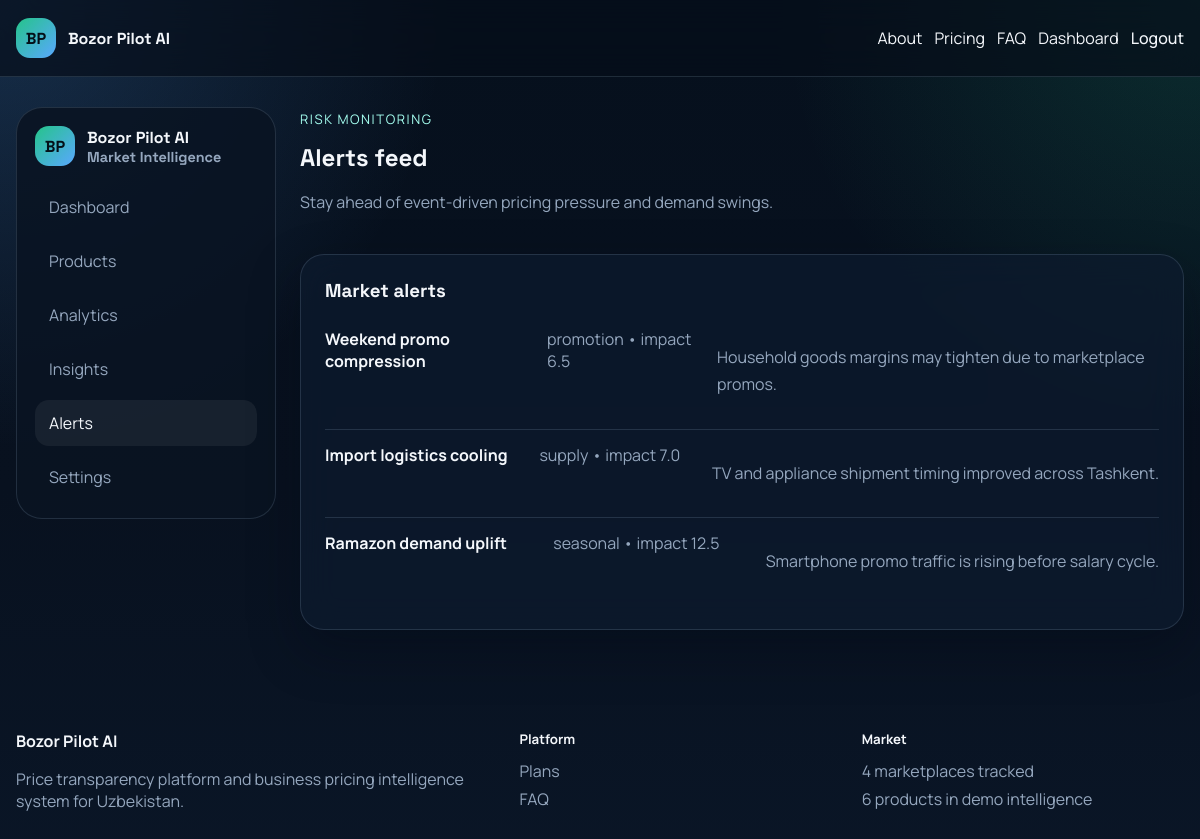
The app's page /business/alerts/ (signed in) with its own data.
### apps/core/models.py (models this page shows, shortened)
class TimeStampedModel(models.Model):
    created_at = models.DateTimeField(auto_now_add=True)
    updated_at = models.DateTimeField(auto_now=True)
    class Meta:
        abstract = True

class EventSignal(TimeStampedModel):
    title = models.CharField(max_length=255)
    category = models.ForeignKey(Category, on_delete=models.SET_NULL, null=True, blank=True)
    impact_level = models.CharField(max_length=32, default="medium")
    impact_score = models.FloatField(default=0)
    signal_type = models.CharField(max_length=64, default="market")
    summary = models.TextField()
    starts_at = models.DateField(null=True, blank=True)
    ends_at = models.DateField(null=True, blank=True)

### apps/business/views.py (the view)
# urls.py: path("alerts/", views.alerts, name="alerts"),
@login_required
def alerts(request):
    alerts_qs = EventSignal.objects.order_by("-created_at")
    return render(
        request,
        "business/alerts.html",
        {
            "alerts": alerts_qs,
            "nav_items": business_nav("alerts"),
            "dashboard_eyebrow": "Risk monitoring",
            "dashboard_title": "Alerts feed",
            "dashboard_description": "Stay ahead of event-driven pricing pressure and demand swings.",
        },
    )

### apps/business/views.py (called while the page is built)
def business_nav(active):
    return [
        {"label": "Dashboard", "url": "/business/", "active": active == "dashboard"},
        {"label": "Products", "url": "/business/products/", "active": active == "products"},
        {"label": "Analytics", "url": "/business/analytics/", "active": active == "analytics"},
        {"label": "Insights", "url": "/business/insights/", "active": active == "insights"},
        {"label": "Alerts", "url": "/business/alerts/", "active": active == "alerts"},
        {"label": "Settings", "url": "/business/profile/", "active": active == "profile"},
    ]

### apps/core/context_processors.py (called while the page is built)
def global_navigation(request):
    from apps.core.models import EventSignal, Marketplace, Product
    return {
        "marketplace_count": Marketplace.objects.count(),
        "product_count": Product.objects.count(),
        "signal_count": EventSignal.objects.count(),
    }

### templates/business/alerts.html (shortened to what this page needs)
{% extends "components/dashboard_layout.html" %}
{% block dashboard_content %}
<section class="glass-card">
    <h3>Market alerts</h3>
    {% for alert in alerts %}
        <div class="alert-row">
            <strong>{{ alert.title }}</strong>
            <span>{{ alert.signal_type }} • impact {{ alert.impact_score }}</span>
            <p>{{ alert.summary }}</p>
        </div>
    {% empty %}
        <div class="empty-state">No alerts available.</div>
    {% endfor %}
</section>
{% endblock %}

### static/css/app.css (style rules this page uses)
:root { --bg: #08111f; --bg-soft: #0f1b2e; --panel: rgba(13, 27, 46, 0.72); --panel-strong: #10233d; --line: rgba(170, 196, 221, 0.16); --text: #f4f7fb; --muted: #95a7be; --accent: #25c48a; --accent-soft: rgba(37, 196, 138, 0.16); --blue: #59a8ff; --white-panel: #f7fafc; --shadow: 0 20px 50px rgba(3, 10, 20, 0.35); --radius: 24px; }
* { box-sizing: border-box; }
html { scroll-behavior: smooth; }
body { margin: 0; font-family: "Manrope", sans-serif; color: var(--text); background: radial-gradient(circle at top left, rgba(89, 168, 255, 0.20), transparent 30%), radial-gradient(circle at top right, rgba(37, 196, 138, 0.16), transparent 28%), linear-gradient(180deg, #06101d 0%, #08111f 55%, #0a1627 100%); }
.topbar-inner, .nav, .hero-actions, .trust-row, .section-head-inline, .metric-line, .list-row, .partner-row, .alert-row, .table-row { display: flex; }
.hero-section h1, .page-hero h1, .dashboard-header h1, h2, h3 { font-family: "Space Grotesk", sans-serif; margin: 0 0 12px; }
.hero-copy, .dashboard-header p, .page-block p, .glass-card p { color: var(--muted); line-height: 1.7; }
.glass-card, .auth-card, .stat-card, .price-card, .result-card, .product-card { background: var(--panel); border: 1px solid var(--line); border-radius: var(--radius); box-shadow: var(--shadow); backdrop-filter: blur(18px); }
.glass-card, .auth-card, .price-card { padding: 24px; }
.list-row, .partner-row, .alert-row, .table-row { justify-content: space-between; gap: 16px; padding: 14px 0; border-bottom: 1px solid var(--line); }
.alert-row, .table-row { align-items: start; }
.list-row:last-child, .partner-row:last-child, .alert-row:last-child, .table-row:last-child { border-bottom: 0; }
.list-row small, .partner-row small, .alert-row span, .table-row span, .metric-line { color: var(--muted); }

### records on screen
EventSignal: title "Weekend promo compression", signal_type "promotion", impact_score "6.5", summary "Household goods margins may tighten due to marketplace promos."
EventSignal: title "Import logistics cooling", signal_type "supply", impact_score "7.0", summary "TV and appliance shipment timing improved across Tashkent."
EventSignal: title "Ramazon demand uplift", signal_type "seasonal", impact_score "12.5", summary "Smartphone promo traffic is rising before salary cycle."

### other values on screen
{{ item.label }} "Dashboard" "Products" "Analytics" "Insights" "Alerts" "Settings"
{{ dashboard_eyebrow }} "RISK MONITORING"
{{ dashboard_title }} "Alerts feed"
{{ dashboard_description }} "Stay ahead of event-driven pricing pressure and demand swings."
{{ marketplace_count }} "4"
{{ product_count }} "6"
